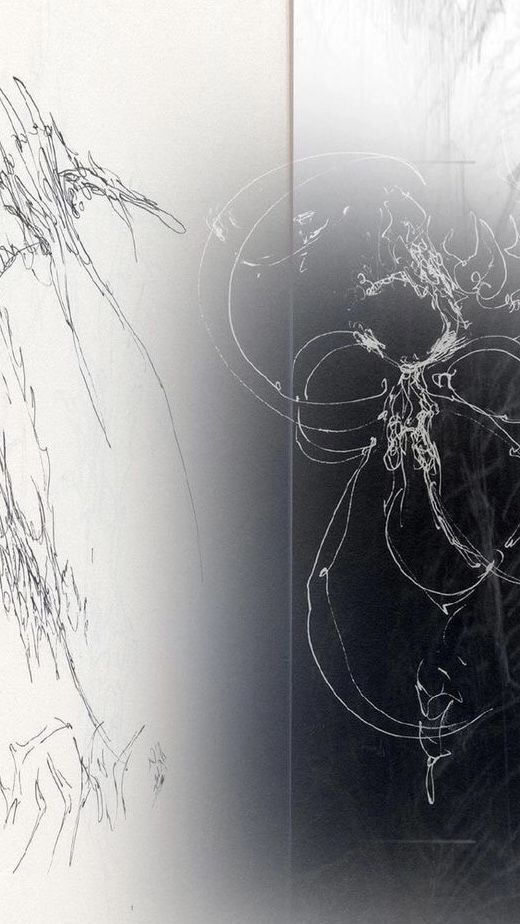
#> input picture angelcore/1016. .jpg, 520 x 924 px
$ python -i video.render.py   (imports and definitions only)
#> lines starting #> are read from the running program, lines starting #| are printed output that depends on the picture
#> further down, picture is the input picture: PIL image 520x924 RGB; mean R, G, B 153.5, 153.6, 154.7
import os
os.environ["IMAGEIO_FFMPEG_EXE"] = "/opt/homebrew/bin/ffmpeg"
from moviepy.editor import VideoFileClip
import numpy as np
from PIL import Image, ImageEnhance, ImageFilter
from tqdm import tqdm  # Import tqdm for progress tracking

def add_grain(image, grain_intensity=0.1):
    """Add grain to the image."""
    image_array = np.array(image)
    noise = np.random.normal(0, grain_intensity * 155, image_array.shape).astype(np.uint8)
    noisy_image = np.clip(image_array + noise, 0, 255).astype(np.uint8)
    return Image.fromarray(noisy_image)

def apply_vcr_effect(image):
    """Apply an icy blue VCR distortion effect to the image."""
    if image.mode != 'RGB':
        image = image.convert('RGB')
    icy_blue = Image.new('RGB', image.size, (173, 216, 230))
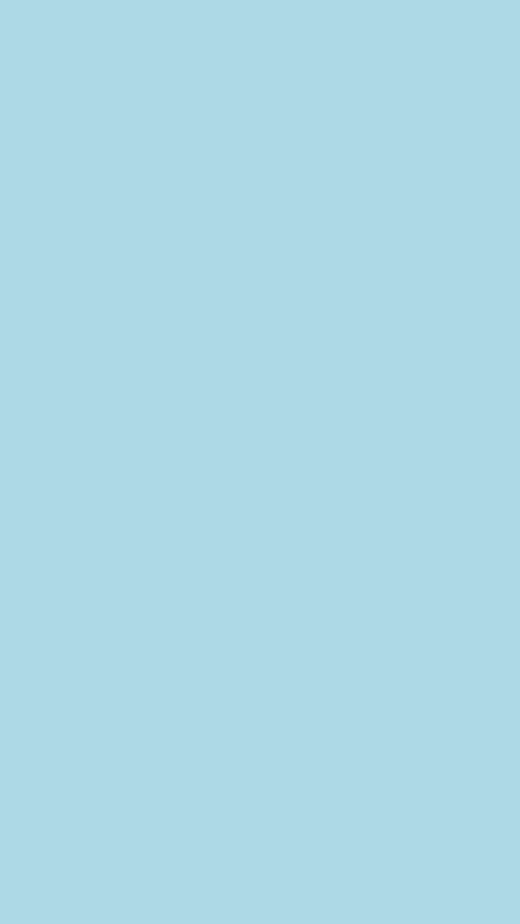
#> icy_blue: PIL image 520x924 RGB; mean R, G, B 173, 216, 230
    distorted_image = Image.blend(image, icy_blue, alpha=0.3)
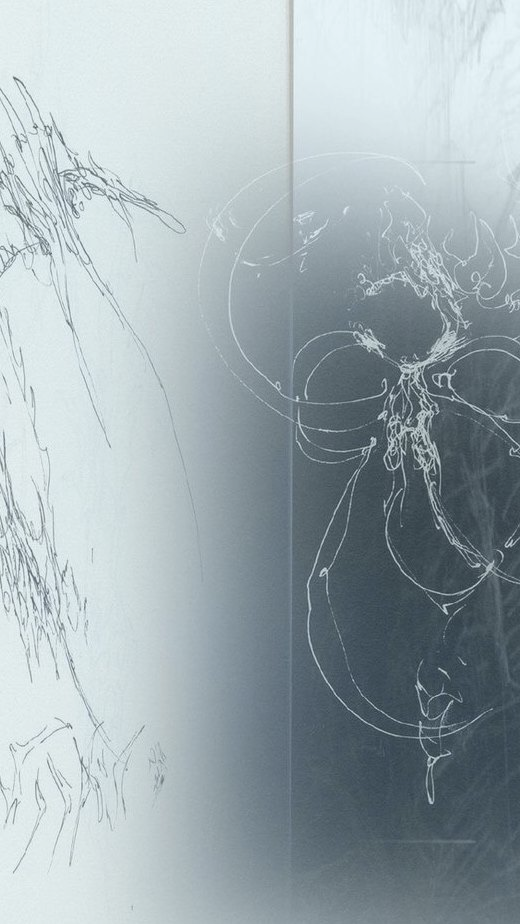
#> distorted_image: PIL image 520x924 RGB; mean R, G, B 158.9, 171.8, 176.8
    distorted_image = distorted_image.filter(ImageFilter.GaussianBlur(2))
    return distorted_image

def enhance_contrast(image, factor=1.5):
    """Enhance contrast of the image."""
    enhancer = ImageEnhance.Contrast(image)
    return enhancer.enhance(factor)

def process_video(input_path, output_path):
    print(f"Processing video: {input_path}")
    clip = VideoFileClip(input_path)

    def apply_effects(get_frame, t):
        frame = Image.fromarray(get_frame(t))
        frame = add_grain(frame)
        frame = apply_vcr_effect(frame)
        frame = enhance_contrast(frame)
        return np.array(frame)

    # Apply effects to the video
    processed_clip = clip.fl(lambda gf, t: apply_effects(gf, t))

    # Get original dimensions
    original_width, original_height = clip.size  # Note: size is (width, height)

    # Write the processed video, ensuring the resolution matches the original
    processed_clip.write_videofile(output_path, codec='libx264', fps=clip.fps,
                                    preset='medium', ffmpeg_params=["-s", f"{original_height}x{original_width}"])
    print(f"Processed video saved: {output_path}")

# Define paths explicitly
input_folder = "/Users/xyz/Desktop/video.clean"
output_folder = "/Users/xyz/Desktop/video.333filter"

# Debugging: Print folder paths
# [7 lines not run here, left out]

# Process all MOV files in the input folder
# [1 line that did not run here, left out]
# [12 lines not run here, left out]

>>> from PIL import Image
>>> picture = Image.open('angelcore/1016. .jpg')
>>> result = apply_vcr_effect(picture)
